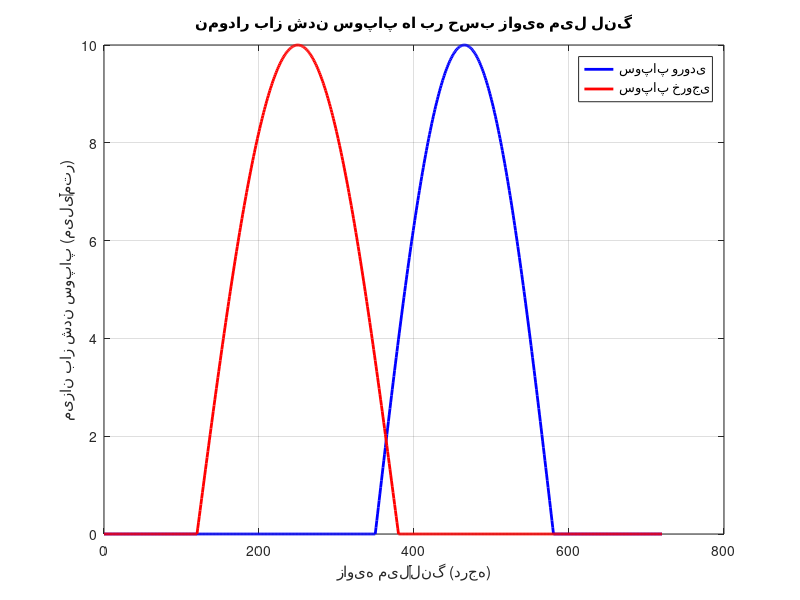

Write the MATLAB code that produced this figure.
clc;clear;close all


%l_teta=l_max*sin(pi(teta_teta_vo)/teta_dur)
theta = 0:1:720;  % زاویه میللنگ (درجه)


%فرضیاتی که برای حل این مسئله در نظ میگیریم 

L_max = 10;       % حداکثر باز شدن سوپاپ (mm)

% اطلاعات سوپاپ ورودی
theta_vo_in = 350;    % شروع باز شدن (درجه)
theta_dur_in = 230;   % مدت باز بودن (درجه)
theta_vc_in = theta_vo_in + theta_dur_in;

% اطلاعات سوپاپ خروجی
theta_vo_ex = 120;    % شروع باز شدن (درجه)
theta_dur_ex = 260;   % مدت باز بودن (درجه)
theta_vc_ex = theta_vo_ex + theta_dur_ex;

L_in = zeros(size(theta));
L_ex = zeros(size(theta));

for i = 1:length(theta)
    t = theta(i);
    
    % سوپاپ ورودی
    if t >= theta_vo_in && t <= theta_vc_in
        L_in(i) = L_max * sin( pi * (t - theta_vo_in) / theta_dur_in );
    end
    
    % سوپاپ خروجی
    if t >= theta_vo_ex && t <= theta_vc_ex
        L_ex(i) = L_max * sin( pi * (t - theta_vo_ex) / theta_dur_ex );
    end
end


% رسم نمودار
figure;
plot(theta, L_in, 'b', 'LineWidth', 2); hold on;
plot(theta, L_ex, 'r', 'LineWidth', 2);
xlabel('زاویه میللنگ (درجه)');
ylabel('میزان باز شدن سوپاپ (میلیمتر)');
title('نمودار باز شدن سوپاپ ها بر حسب زاویه میل لنگ');
legend('سوپاپ ورودی', 'سوپاپ خروجی');
grid on;
